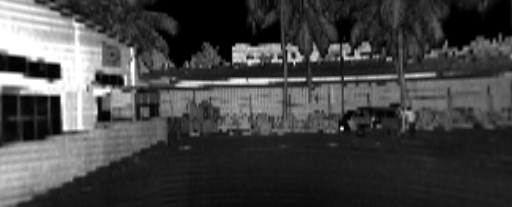
#> input picture dataset/images/20260525_153720_091149.png, 512 x 207 px; its folder holds only this picture in this run
$ python -i io.py   (imports and definitions only)
#> lines starting #> are read from the running program, lines starting #| are printed output that depends on the picture
"""Shared I/O utilities for the SLAM pipeline: image loading, pair discovery, H5 read/write."""

import logging
from pathlib import Path

import cv2
import h5py
import numpy as np

logger = logging.getLogger(__name__)


def load_image(path, resize_max=0):
    """Load an image as BGR + grayscale; pad dims to multiples of 8.

    Args:
        path: Path to image file.
        resize_max: If > 0, scale the longest side to this value. If 0, only
                    pad to the nearest multiple of 8.

    Returns:
        (img_bgr, img_gray) as np.ndarray uint8.
    """
#> called with resize_max = 0
    img_bgr = cv2.imread(str(path))
#> img_bgr is the input picture: shape (207, 512, 3); min 0, max 255, mean 68.3
    if img_bgr is None:
        raise FileNotFoundError(f"Could not load image: {path}")
    img_gray = cv2.cvtColor(img_bgr, cv2.COLOR_BGR2GRAY)
    h, w = img_gray.shape[:2]
#> h = 207; w = 512

    if resize_max > 0:
        scale = resize_max / max(h, w)
        w_new = int(round(w * scale / 8) * 8)
        h_new = int(round(h * scale / 8) * 8)
        img_gray = cv2.resize(img_gray, (w_new, h_new), interpolation=cv2.INTER_AREA)
        img_bgr = cv2.resize(img_bgr, (w_new, h_new), interpolation=cv2.INTER_AREA)
    else:
        w_new = (w // 8) * 8
#> w_new = 512
        h_new = (h // 8) * 8
#> h_new = 200
        # Crop, do not resize. The training loader keeps the native size and
        # the backbone simply drops the trailing pixels that do not fill a
        # stride-8 cell, so squashing the remainder here would make inference
        # see a different vertical scale than training did.
        if w_new != w or h_new != h:
            img_gray = img_gray[:h_new, :w_new]
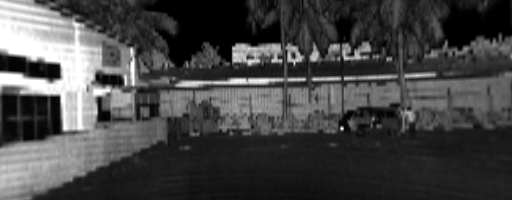
#> img_gray: shape (200, 512); min 0, max 255, mean 69.8
            img_bgr = img_bgr[:h_new, :w_new]
#> img_bgr: shape (200, 512, 3)

    return img_bgr, img_gray


_IMG_EXTS = {"*.png", "*.jpg", "*.jpeg", "*.bmp", "*.tiff", "*.PNG", "*.JPG", "*.JPEG"}


# [74 lines left out: functions _target_dirs, list_images, get_image_pairs, write_h5_features, not called in this run]

>>> result = load_image('../../dataset/images/20260525_153720_091149.png')

$ run again, on dataset/images/20260525_153723_091998.png
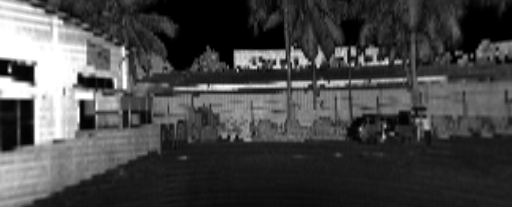
#> input picture dataset/images/20260525_153723_091998.png, 512 x 207 px
#> in load_image, img_bgr is the input picture: shape (207, 512, 3); min 0, max 255, mean 71.3
#> in load_image, `img_gray = img_gray[:h_new, :w_new]`:
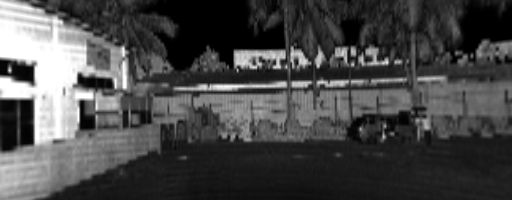
#> img_gray: shape (200, 512); min 0, max 255, mean 72.8
#> img_bgr: shape (200, 512, 3)

$ run again, on dataset/images/20260525_153726_090993.png
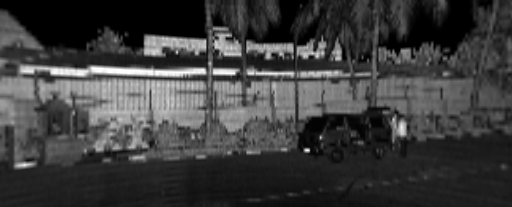
#> input picture dataset/images/20260525_153726_090993.png, 512 x 207 px
#> in load_image, img_bgr is the input picture: shape (207, 512, 3); min 0, max 255, mean 61.2
#> in load_image, `img_gray = img_gray[:h_new, :w_new]`:
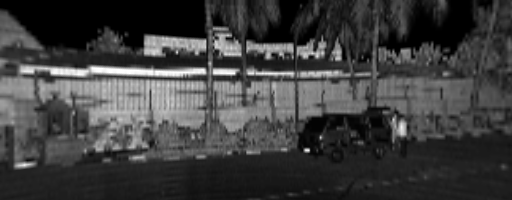
#> img_gray: shape (200, 512); min 0, max 255, mean 62.5
#> img_bgr: shape (200, 512, 3)

$ run again, on dataset/images/20260525_153729_091837.png
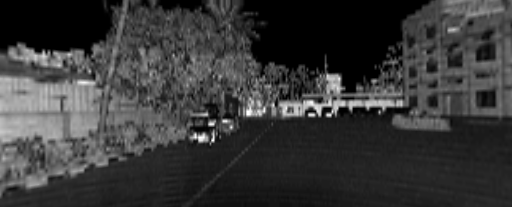
#> input picture dataset/images/20260525_153729_091837.png, 512 x 207 px
#> in load_image, img_bgr is the input picture: shape (207, 512, 3); min 0, max 255, mean 56.5
#> in load_image, `img_gray = img_gray[:h_new, :w_new]`:
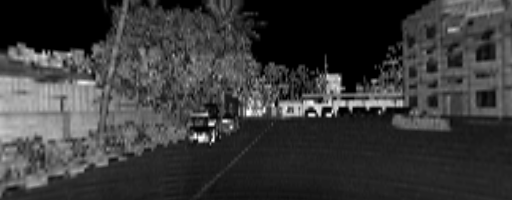
#> img_gray: shape (200, 512); min 0, max 255, mean 57.5
#> img_bgr: shape (200, 512, 3)
